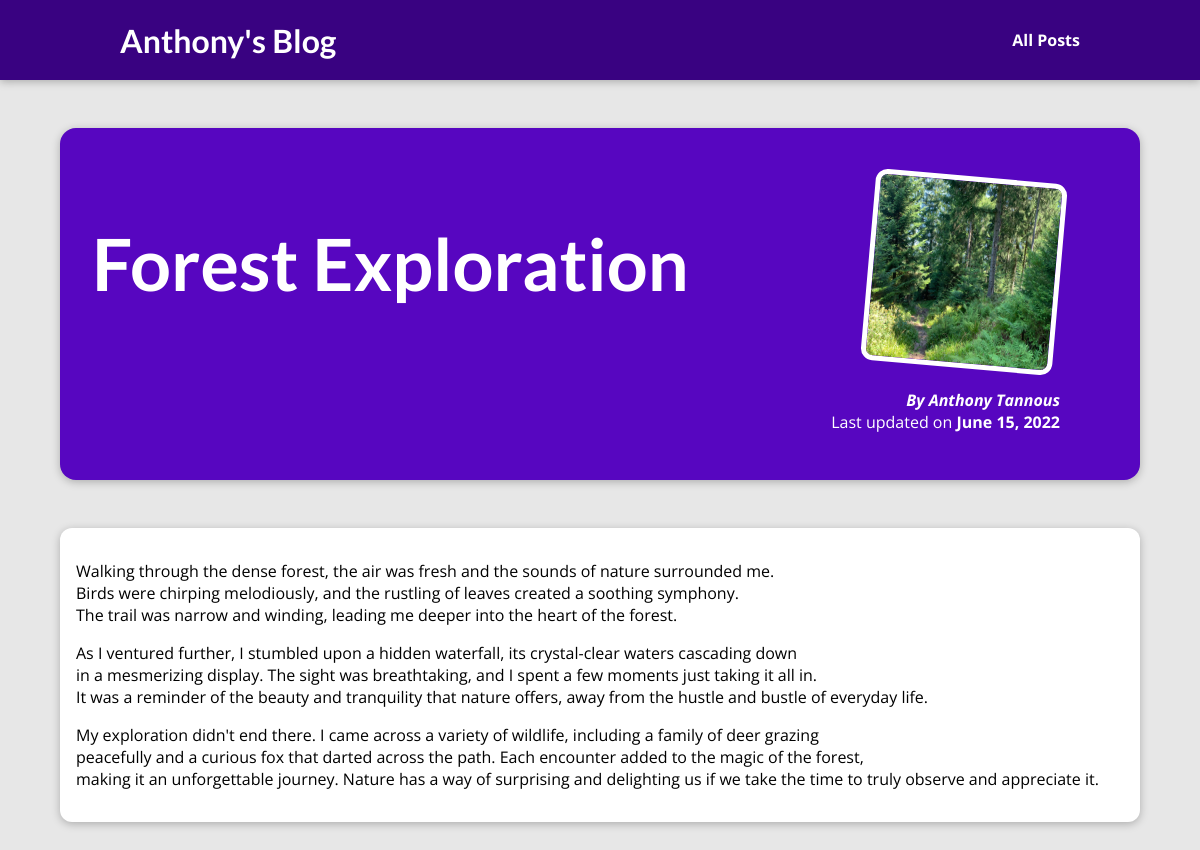
Page /posts/forest-exploration on the committed database.
### blog_project/models.py (models this page shows, shortened)
class Post(models.Model):
    title = models.CharField(max_length=50)
    author = models.ForeignKey(Author, on_delete=models.SET_NULL, related_name="posts", null=True)
    excerpt = models.CharField(max_length=250)
    image_name = models.CharField(max_length=20)
    date = models.DateField()
    content = models.TextField()
    slug = models.SlugField(default="", unique=True, max_length=100, blank=True, null=False, db_index=True)
    tags = models.ManyToManyField(Tag, blank=True)
    def get_tags(self):
        return ", ".join([t.caption for t in self.tags.all()])
    get_tags.short_description = "tags"

class Author(models.Model):
    first_name = models.CharField(max_length=20)
    last_name = models.CharField(max_length=20)
    email = models.EmailField()
    def __str__(self):
        return f"{self.first_name} {self.last_name}"

### blog_project/views.py (the view)
# urls.py: path("posts/<slug:slug>", views.load_one_post, name="load-post"),
def load_one_post(request, slug):
    post = get_object_or_404(Post, slug=slug)
    return render(
        request,
        "blog_project/post-detail.html",
        {
            "post": post,
            "post_tags": post.tags.all()
        },
    )

### blog_project/templates/blog_project/post-detail.html (shortened to what this page needs)
{% extends 'base.html' %}
{% load static %}
{% block css_files %}
<link rel="stylesheet" href="{% static "blog_project/post-detail.css" %}">
{% endblock %}
{% block content %}
<section id="summary">
    <h2>{{ post.title }}</h2>
    <article>
        <img src="{% static "blog_project/images/"|add:post.image_name %}" alt="{{ post.image_name }}">
        <address>By <a href="mailto:{{ post.author.email }}">{{ post.author }}</a></address>
        <div>
            Last updated on <time datetime="">{{ post.date }}</time>
        </div>
    </article>
</section>
<main>
    {{ post.content|linebreaks }}
</main>
{% endblock %}

### static/styles.css (style rules this page uses)
* { box-sizing: border-box; }
html { font-family: "Open Sans", "Lato", sans-serif; }
body { margin: 0; }
h1, h2, h3 { font-family: "Lato", sans-serif; font-weight: bold; }

### blog_project/static/blog_project/post-detail.css (style rules this page uses)
body { background-color: #e7e7e7; }
#summary { margin: 8rem auto 3rem auto; padding: 2rem; width: 90%; max-width: 90rem; border-radius: 16px; background-color: #5706c0; position: relative; box-shadow: 0 2px 8px rgba(0, 0, 0, 0.25); height: 22rem; }
#summary h2 { color: white; font-size: 4.5rem; margin-bottom: 0.25rem; }
#summary article { position: absolute; top: 2rem; right: 3rem; padding: 1rem 2rem; border-radius: 12px; text-align: right; color: white; }
#summary article img { width: 12rem; height: 12rem; border-radius: 12px; transform: rotateZ(5deg); border: 5px solid white; margin-bottom: 1rem; }
#summary address { font-weight: bold; }
#summary a { color: white; text-decoration: None; }
#summary time { font-weight: bold; }
main { width: 90%; max-width: 90rem; margin: 3rem auto; background-color: white; padding: 1rem; border-radius: 12px; box-shadow: 0 2px 8px rgba(0, 0, 0, 0.25); }

### rows in the picture
Post: title "Forest Exploration", image_name (picture), author "Anthony Tannous", date "June 15, 2022", content "Walking through the dense forest, the air was fresh and the sounds of nature surrounded me. Birds were chirping melodiously, and the rustling of leaves created a soothing symphony. The trail was narrow and winding, leading me deeper into the heart of the forest. As I ventured further, I stumbled upon a hidden waterfall, its crystal-clear waters cascading down in a mesmerizing display. The sight was breathtaking, and I spent a few moments just taking it all in. It was a reminder of the beauty and tranquility that nature offers, away from the hustle and bustle of everyday life. My exploration didn't end there. I came across a variety of wildlife, including a family of deer grazing peacefully…"
